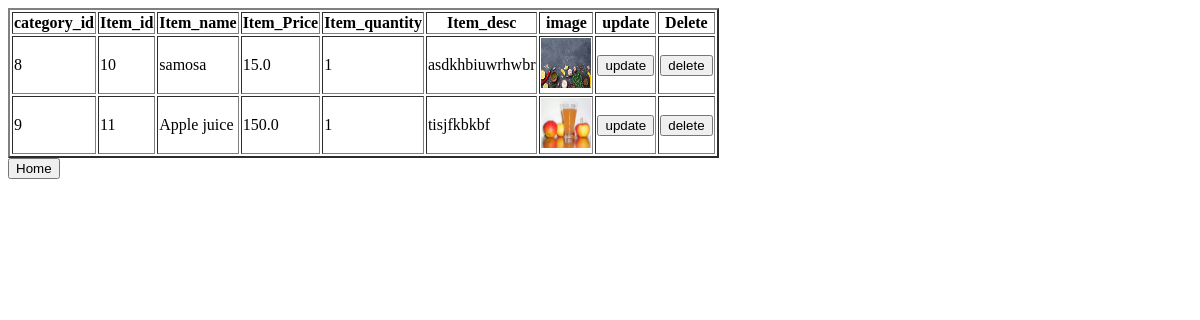
The app's page /crud_app/items_list/ (signed in), older data.
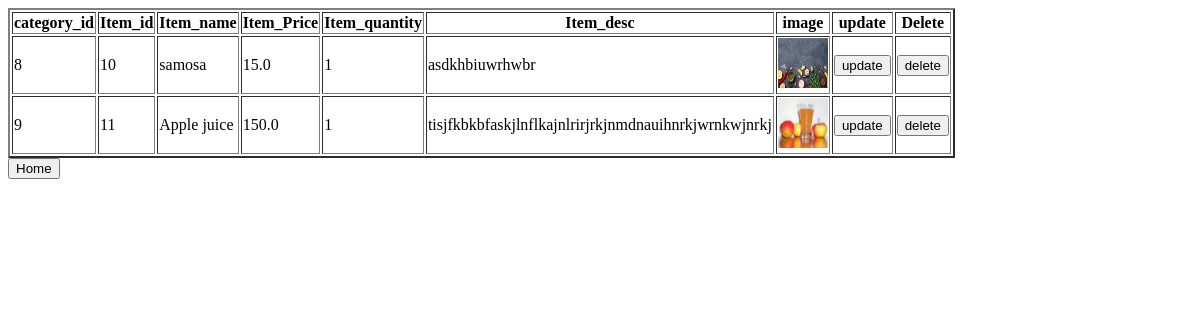
The same page, newer data.
### crud_app/models.py (models this page shows)
class food_model(models.Model):
    category_id=models.ForeignKey(category_model,on_delete=models.CASCADE)
    hotel_id=models.IntegerField()
    item_id=models.AutoField(primary_key=True)
    item_name=models.CharField(max_length=30)
    item_price=models.FloatField()
    item_quantity=models.IntegerField(default=1)
    item_desc=models.TextField()
    item_image=models.ImageField()

### crud_app/views.py (the view)
@login_required(login_url='/owner_app/owner_login_view/')
def items_list(request):
    res=food_model.objects.filter(hotel_id=request.user.id)
    return render(request,'items_list.html',context={'form':res})

### crud_app/templates/items_list.html (shortened to what this page needs)
<!DOCTYPE html>
<html lang="en">
<head>
</head>
<body>
    {% if form %}
    <table  border="2">
        <tr>
            <th>category_id</th>
            <th>Item_id</th>
            <th>Item_name</th>
            <th>Item_Price</th>
            <th>Item_quantity</th>
            <th>Item_desc</th>
            <th>image</th>
            <th>update</th>
            <th>Delete</th>
        </tr>
        {% for i in form %}
        <tr>
            <td>{{i.category_id_id}}</td>
            <td>{{i.item_id}}</td>
            <td>{{i.item_name}}</td>
            <td>{{i.item_price}}</td>
            <td>{{i.item_quantity}}</td>
            <td>{{i.item_desc}}</td>
            <td><img src="{{i.item_image.url}}" alt="...." height="50" width="50"></td>
             <td><a href="{% url 'crud_app:item_update' pk=i.item_id %}"><button>update</button></a></td>
            <td><a href="{% url 'crud_app:item_delete' pk=i.item_id %}"><button>delete</button></a></td>
        </tr>
        {% endfor %}
    </table>
    {% endif %}
    <a href="{% url 'owner_app:sample_home_view' %}"><button>
        Home
    </button></a>
</body>
</html>

Row changes from the older to the newer data that the page shows:
changed food_model "Apple juice": item_desc "tisjfkbkbf" → "tisjfkbkbfaskjlnflkajnlrirjrkjnmdnauihnrkjwrnkwjnrkj"
